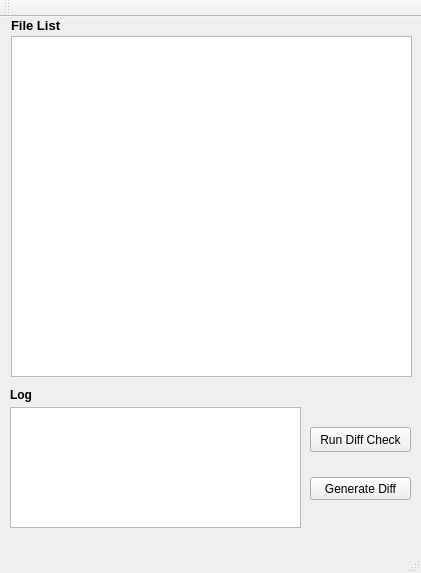
<?xml version="1.0" encoding="UTF-8"?>
<ui version="4.0">
 <class>MainWindow</class>
 <widget class="QMainWindow" name="MainWindow">
  <property name="windowModality">
   <enum>Qt::NonModal</enum>
  </property>
  <property name="geometry">
   <rect>
    <x>0</x>
    <y>0</y>
    <width>421</width>
    <height>573</height>
   </rect>
  </property>
  <property name="minimumSize">
   <size>
    <width>421</width>
    <height>573</height>
   </size>
  </property>
  <property name="maximumSize">
   <size>
    <width>421</width>
    <height>573</height>
   </size>
  </property>
  <property name="contextMenuPolicy">
   <enum>Qt::NoContextMenu</enum>
  </property>
  <property name="windowTitle">
   <string>Diff_GUI</string>
  </property>
  <property name="windowIcon">
   <iconset>
    <normaloff>cow.png</normaloff>cow.png</iconset>
  </property>
  <property name="autoFillBackground">
   <bool>true</bool>
  </property>
  <property name="dockNestingEnabled">
   <bool>false</bool>
  </property>
  <widget class="QWidget" name="centralWidget">
   <widget class="QPushButton" name="pushButton">
    <property name="geometry">
     <rect>
      <x>310</x>
      <y>410</y>
      <width>101</width>
      <height>25</height>
     </rect>
    </property>
    <property name="text">
     <string>Run Diff Check</string>
    </property>
   </widget>
   <widget class="QPushButton" name="pushButton_2">
    <property name="geometry">
     <rect>
      <x>310</x>
      <y>460</y>
      <width>101</width>
      <height>23</height>
     </rect>
    </property>
    <property name="text">
     <string>Generate Diff</string>
    </property>
   </widget>
   <widget class="QPlainTextEdit" name="LogText">
    <property name="geometry">
     <rect>
      <x>10</x>
      <y>390</y>
      <width>291</width>
      <height>121</height>
     </rect>
    </property>
   </widget>
   <widget class="QListWidget" name="Filelistwidget">
    <property name="geometry">
     <rect>
      <x>11</x>
      <y>19</y>
      <width>401</width>
      <height>341</height>
     </rect>
    </property>
    <property name="resizeMode">
     <enum>QListView::Fixed</enum>
    </property>
   </widget>
   <widget class="QLabel" name="label_2">
    <property name="geometry">
     <rect>
      <x>11</x>
      <y>1</y>
      <width>81</width>
      <height>16</height>
     </rect>
    </property>
    <property name="text">
     <string>&lt;html&gt;&lt;head/&gt;&lt;body&gt;&lt;p&gt;&lt;span style=&quot; font-size:10pt; font-weight:600;&quot;&gt;File List&lt;/span&gt;&lt;/p&gt;&lt;/body&gt;&lt;/html&gt;</string>
    </property>
   </widget>
   <widget class="QLabel" name="label_3">
    <property name="geometry">
     <rect>
      <x>10</x>
      <y>370</y>
      <width>31</width>
      <height>16</height>
     </rect>
    </property>
    <property name="text">
     <string>&lt;html&gt;&lt;head/&gt;&lt;body&gt;&lt;p&gt;&lt;span style=&quot; font-weight:600;&quot;&gt;Log&lt;/span&gt;&lt;/p&gt;&lt;/body&gt;&lt;/html&gt;</string>
    </property>
   </widget>
  </widget>
  <widget class="QToolBar" name="mainToolBar">
   <property name="enabled">
    <bool>false</bool>
   </property>
   <attribute name="toolBarArea">
    <enum>TopToolBarArea</enum>
   </attribute>
   <attribute name="toolBarBreak">
    <bool>false</bool>
   </attribute>
  </widget>
  <widget class="QStatusBar" name="statusBar">
   <property name="enabled">
    <bool>false</bool>
   </property>
  </widget>
  <widget class="QMenuBar" name="menuBar">
   <property name="enabled">
    <bool>false</bool>
   </property>
   <property name="geometry">
    <rect>
     <x>0</x>
     <y>0</y>
     <width>421</width>
     <height>23</height>
    </rect>
   </property>
  </widget>
 </widget>
 <layoutdefault spacing="6" margin="11"/>
 <resources/>
 <connections/>
</ui>
